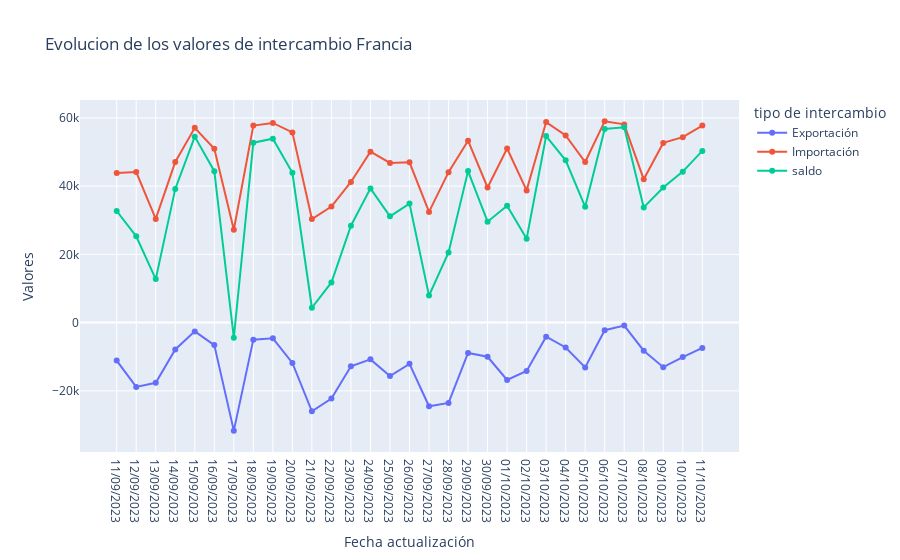

Source (notebook cell):
### Code cell
fig = px.line(df_intercambio[df_intercambio['nombre'] == 'Francia'], x = 'Fecha actualización', y = 'Valores', color= 'tipo de intercambio',
              line_group='tipo de intercambio',
              title= 'Evolucion de los valores de intercambio Francia',
              markers= True)

fig.show()

### Figure 1 — Plotly figure (JSON) as saved in the notebook; plotly's stock layout.template omitted (floating-point values rounded to 4 significant figures)
{"data": [{"hovertemplate": "tipo de intercambio=Exportación<br>Fecha actualización=%{x}<br>Valores=%{y}<extra></extra>", "legendgroup": "Exportación", "line": {"color": "#636efa", "dash": "solid"}, "marker": {"symbol": "circle"}, "mode": "lines+markers", "name": "Exportación", "orientation": "v", "showlegend": true, "type": "scatter", "x": ["11/09/2023", "12/09/2023", "13/09/2023", "14/09/2023", "15/09/2023", "16/09/2023", "17/09/2023", "18/09/2023", "19/09/2023", "20/09/2023", "21/09/2023", "22/09/2023", "23/09/2023", "24/09/2023", "25/09/2023", "26/09/2023", "27/09/2023", "28/09/2023", "29/09/2023", "30/09/2023", "01/10/2023", "02/10/2023", "03/10/2023", "04/10/2023", "05/10/2023", "06/10/2023", "07/10/2023", "08/10/2023", "09/10/2023", "10/10/2023", "11/10/2023"], "xaxis": "x", "y": [-11120.0, -18860.0, -17630.0, -7880.0, -2572.0, -6586.0, -31670.0, -5000.0, -4606.0, -11830.0, -26000.0, -22230.0, -12820.0, -10780.0, -15650.0, -12080.0, -24528, -23550.0, -8903, -10010.0, -16800.0, -14160.0, -4112.0, -7282.0, -13130.0, -2227.0, -854, -8227.0, -13050.0, -10110.0, -7428.0], "yaxis": "y"}, {"hovertemplate": "tipo de intercambio=Importación<br>Fecha actualización=%{x}<br>Valores=%{y}<extra></extra>", "legendgroup": "Importación", "line": {"color": "#EF553B", "dash": "solid"}, "marker": {"symbol": "circle"}, "mode": "lines+markers", "name": "Importación", "orientation": "v", "showlegend": true, "type": "scatter", "x": ["11/09/2023", "12/09/2023", "13/09/2023", "14/09/2023", "15/09/2023", "16/09/2023", "17/09/2023", "18/09/2023", "19/09/2023", "20/09/2023", "21/09/2023", "22/09/2023", "23/09/2023", "24/09/2023", "25/09/2023", "26/09/2023", "27/09/2023", "28/09/2023", "29/09/2023", "30/09/2023", "01/10/2023", "02/10/2023", "03/10/2023", "04/10/2023", "05/10/2023", "06/10/2023", "07/10/2023", "08/10/2023", "09/10/2023", "10/10/2023", "11/10/2023"], "xaxis": "x", "y": [43830.0, 44140.0, 30380.0, 47060.0, 57080.0, 50960.0, 27230.0, 57740.0, 58508, 55750.0, 30350.0, 34000.0, 41230.0, 50110.0, 46810.0, 46970.0, 32440.0, 44094, 53300.0, 39590.0, 51038, 38750.0, 58770.0, 54840.0, 47070.0, 58980.0, 58090.0, 41993, 52660.0, 54360.0, 57750.0], "yaxis": "y"}, {"hovertemplate": "tipo de intercambio=saldo<br>Fecha actualización=%{x}<br>Valores=%{y}<extra></extra>", "legendgroup": "saldo", "line": {"color": "#00cc96", "dash": "solid"}, "marker": {"symbol": "circle"}, "mode": "lines+markers", "name": "saldo", "orientation": "v", "showlegend": true, "type": "scatter", "x": ["11/09/2023", "12/09/2023", "13/09/2023", "14/09/2023", "15/09/2023", "16/09/2023", "17/09/2023", "18/09/2023", "19/09/2023", "20/09/2023", "21/09/2023", "22/09/2023", "23/09/2023", "24/09/2023", "25/09/2023", "26/09/2023", "27/09/2023", "28/09/2023", "29/09/2023", "30/09/2023", "01/10/2023", "02/10/2023", "03/10/2023", "04/10/2023", "05/10/2023", "06/10/2023", "07/10/2023", "08/10/2023", "09/10/2023", "10/10/2023", "11/10/2023"], "xaxis": "x", "y": [32710.0, 25280.0, 12750.0, 39180.0, 54500.0, 44380.0, -4440.0, 52740.0, 53900.0, 43920.0, 4352.0, 11760.0, 28410.0, 39330.0, 31160.0, 34890.0, 7914.0, 20540.0, 44400.0, 29580.0, 34230.0, 24590.0, 54660.0, 47560.0, 33940.0, 56760.0, 57240.0, 33770.0, 39610.0, 44250.0, 50330.0], "yaxis": "y"}], "layout": {"legend": {"title": {"text": "tipo de intercambio"}, "tracegroupgap": 0}, "title": {"text": "Evolucion de los valores de intercambio Francia"}, "xaxis": {"anchor": "y", "domain": [0, 1], "title": {"text": "Fecha actualización"}}, "yaxis": {"anchor": "x", "domain": [0, 1], "title": {"text": "Valores"}}}}
